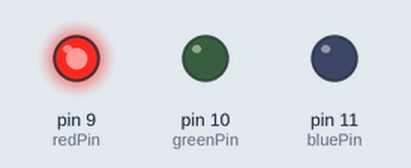
The sketch below on a simulated Arduino Uno, built with avr-gcc and run on an emulated ATmega328P. On the bench: output pins drawn as LEDs (lit = HIGH).

Above: at 0.2 s.
At 0.7 s:
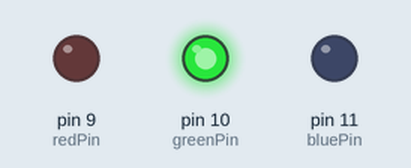
At 2.7 s:
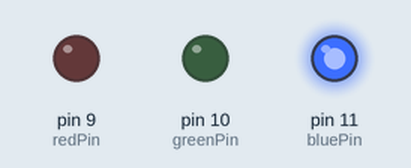
Timing chart, 0 to 3.5 s (numbered marks = the images above):
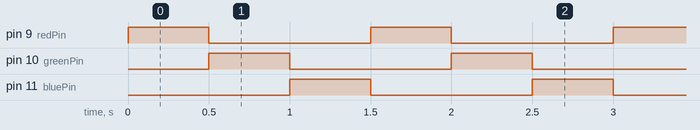

Measured:
- by itself, pin 9 (redPin), pin 10 (greenPin), pin 11 (bluePin): alternates HIGH for 0.50 s and LOW for 1.0 s
- by itself, everything shown: repeats every 1.5 s, in 3 steps

The sketch:

sketch_jun02a.ino
```cpp
int redPin=9;
int greenPin=10;
int bluePin=11;

void setup() {
  // put your setup code here, to run once:
pinMode(redPin,OUTPUT);
pinMode(greenPin,OUTPUT);
pinMode(bluePin,OUTPUT);
}

void loop() {
  // put your main code here, to run repeatedly:
color(255,0,0);
delay(500);
color(0,255,0);
delay(500);
color(0,0,255);
delay(500);
}

void color(int red, int green, int blue){
 analogWrite(redPin,red);
 analogWrite(greenPin,green);
 analogWrite(bluePin,blue);
 }
```
